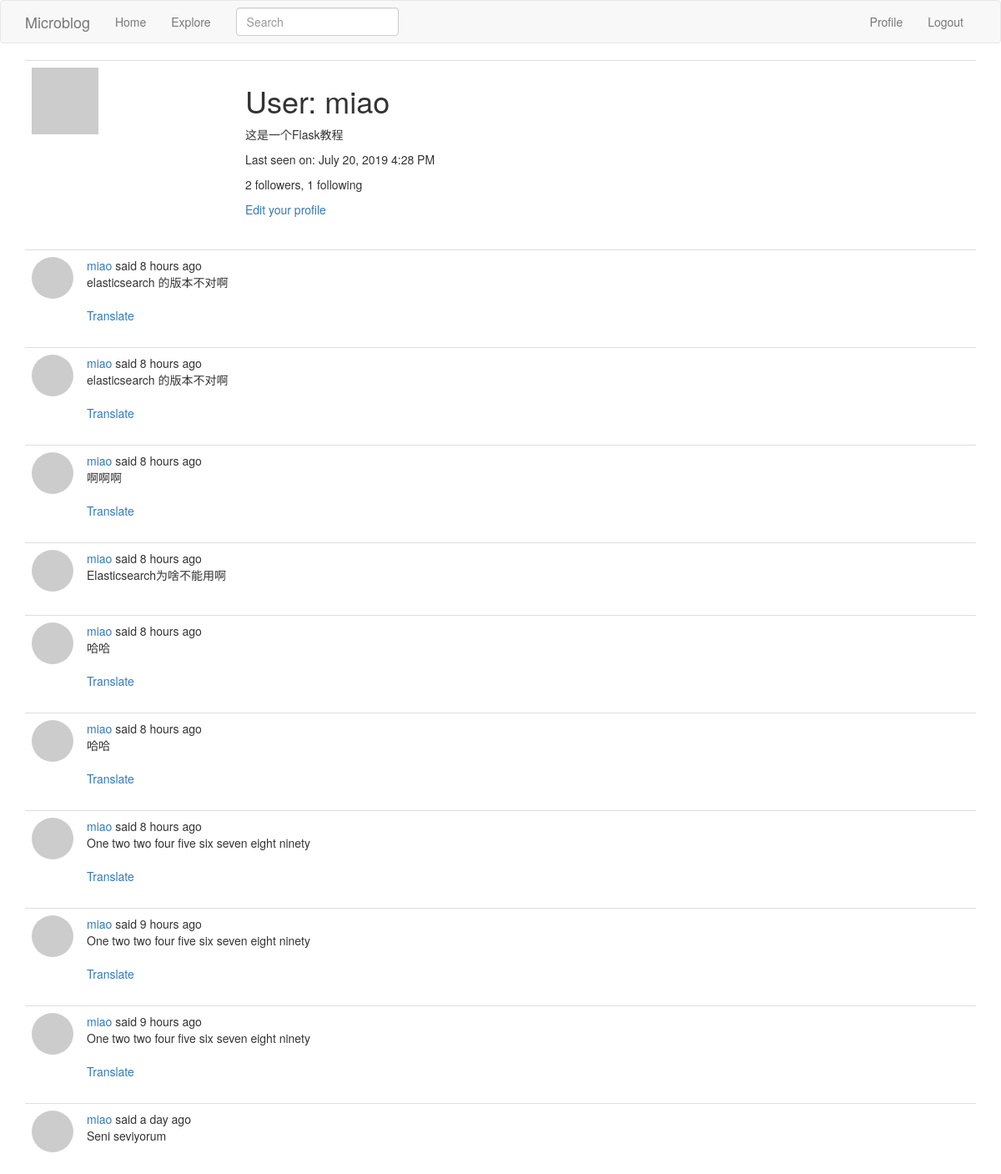
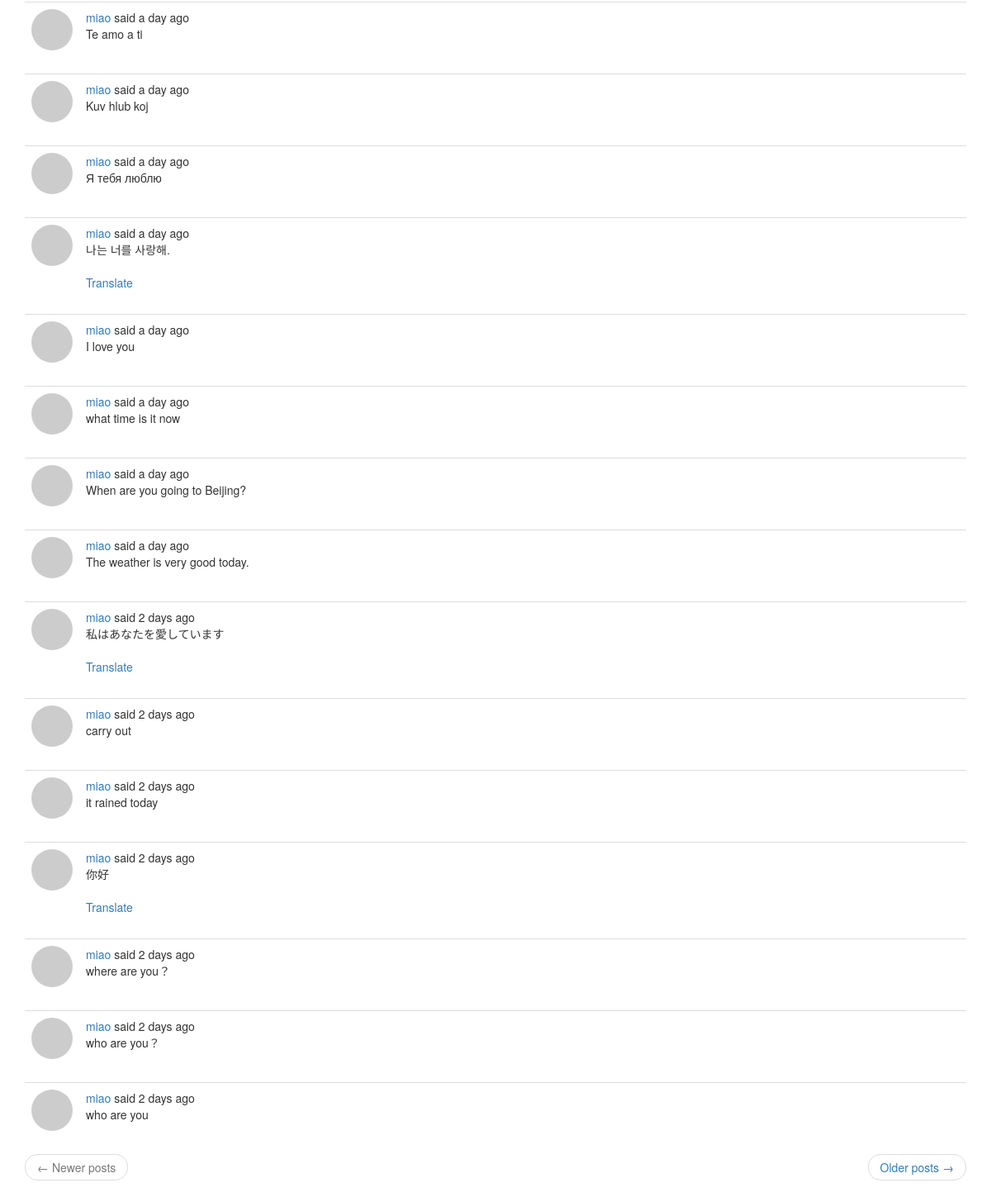
The page /User/miao (signed in) on the database its author committed (2 pictures, top to bottom).
### app/models.py (models this page shows, shortened)
class User(UserMixin, db.Model):
    id = db.Column(db.Integer, primary_key=True)  # 字段 id ，主键
    username = db.Column(db.String(64), index=True, unique=True)  # unique表示唯一的
    email = db.Column(db.String(120), index=True, unique=True)
    password_hash = db.Column(db.String(128))
    about_me = db.Column(db.String(140))
    last_seen = db.Column(db.DateTime, default=datetime.utcnow)  # 注意datetime.utcnow不要写成datetime.utcnow()
    posts = db.relationship('Post', backref='author', lazy='dynamic')
    followed = db.relationship(
        'User', secondary=followers,
        primaryjoin=(followers.c.follower_id == id),
        secondaryjoin=(followers.c.followed_id == id),
        backref=db.backref('followers', lazy='dynamic'), lazy='dynamic')
    def avatar(self, size):
        digest = md5(self.email.lower().encode('utf-8')).hexdigest()  # md5(b'miao@email.com').hexdigest()获取字符串的md5值
        return 'https://www.gravatar.com/avatar/{}?d=identicon&s={}'.format(digest, size)

class SearchableMixin(object):
    @classmethod
    def before_commit(cls, session):  # 在事务提交发生之前
        session._changes = {
            'add': list(session.new),
            'update': list(session.dirty),
            'delete': list(session.deleted)
        }
    @classmethod
    def after_commit(cls, session):  # 在事务提交发生之后
        for obj in session._changes['add']:
            if isinstance(obj, SearchableMixin):
                add_to_index(obj.__tablename__, obj)
        for obj in session._changes['update']:
            if isinstance(obj, SearchableMixin):
                add_to_index(obj.__tablename__, obj)
        for obj in session._changes['delete']:
            if isinstance(obj, SearchableMixin):
                remove_from_index(obj.__tablename__, obj)
        session._changes = None

class Post(SearchableMixin, db.Model):
    __searchable__ = ['body']  # 这个模型需要有body字段才能被索引,我添加的这个__searchable__属性只是一个变量，它没有任何关联的行为。 它只会帮助我以通用的方式编写索引函数。
    id = db.Column(db.Integer, primary_key=True)
    body = db.Column(db.String(140))
    timestamp = db.Column(db.DateTime, index=True, default=datetime.utcnow)
    user_id = db.Column(db.Integer, db.ForeignKey('user.id'))  # 初始化为user.id的外键,Flask-SQLAlchemy自动设置类名为小写来作为对应表的名称
    language = db.Column(db.String(5))  # 用户发表的动态的语言类型

### app/main/routes.py (the view)
@bp.route('/User/<username>')
@login_required  # 只能被已登录的用户访问
def user(username):
    user = User.query.filter_by(username=username).first_or_404()
    strart_page = request.args.get('page', 1, type=int)
    end_page = current_app.config['POSTS_PER_PAGE']
    posts = user.posts.order_by(Post.timestamp.desc()).paginate(strart_page, end_page, False)
    next_url = url_for('main.user', username=user.username, page=posts.next_num) if posts.has_next else None
    prev_url = url_for('main.user', username=user.username, page=posts.prev_num) if posts.has_prev else None
    return render_template('user.html', user=user, posts=posts.items, next_url=next_url, prev_url=prev_url)

### app/main/forms.py
class SearchForm(FlaskForm):
    q = StringField(_l('Search'), validators=[DataRequired()])
    def __init__(self, *args, **kwargs):
        if 'formdata' not in kwargs:
            kwargs['formdata'] = request.args
        if 'csrf_enabled' not in kwargs:
            kwargs['csrf_enabled'] = False
        super(SearchForm, self).__init__(*args, **kwargs)

### app/main/routes.py (called while the page is built)
@bp.before_app_request
def before_request():
    if current_user.is_authenticated:  # 当前用户是否已经登录
        current_user.last_seen = datetime.utcnow()
        db.session.commit()  # 不需要db.session.add()这句，因为当前用户已经存在数据库里了，当前用户是查询得到的
        g.search_form = SearchForm()
    g.locale = str(get_locale())

### app/models.py (called while the page is built)
@login.user_loader
def load_user(id):
    return User.query.get(int(id))

### app/templates/user.html
{% extends "base.html" %}
{% block app_content %}
    <table class="table table-hover">
        <tr>
            <td width="256px"><img src="{{ user.avatar(256) }}"></td>
            <td>
                <h1>{{ _('User') }}: {{ user.username }}</h1>
                {% if user.about_me %}<p>{{ user.about_me }}</p>{% endif %}
                {% if user.last_seen %}
                    <p>{{ _('Last seen on') }}: {{ moment(user.last_seen).format('LLL') }}</p>
                {% endif %}
                <p>{{ _('%(count)d followers', count=user.followers.count()) }}, {{ _('%(count)d following', count=user.followed.count()) }}</p>
                {% if user == current_user %}
                    <p><a href="{{ url_for('main.edit_profile') }}">{{ _('Edit your profile') }}</a></p>
                {% elif not current_user.is_following(user) %}
                    <p><a href="{{ url_for('main.follow', username=user.username) }}">{{ _('Follow') }}</a></p>
                {% else %}
                    <p><a href="{{ url_for('main.unfollow', username=user.username) }}">{{ _('Unfollow') }}</a></p>
                {% endif %}
            </td>
        </tr>
    </table>
    {% for post in posts %}
        {% include '_post.html' %}
    {% endfor %}
    <nav aria-label="...">
        <ul class="pager">
            <li class="previous{% if not prev_url %} disabled{% endif %}">
                <a href="{{ prev_url or '#' }}">
                    <span aria-hidden="true">&larr;</span> {{ _('Newer posts') }}
                </a>
            </li>
            <li class="next{% if not next_url %} disabled{% endif %}">
                <a href="{{ next_url or '#' }}">
                    {{ _('Older posts') }} <span aria-hidden="true">&rarr;</span>
                </a>
            </li>
        </ul>
    </nav>
{% endblock %}

### app/templates/base.html (shortened to what this page needs)
{% extends 'bootstrap/base.html' %}
{% block navbar %}
    <nav class="navbar navbar-default">
        <div class="container">
            <div class="navbar-header">
                <a class="navbar-brand" href="{{ url_for('main.index') }}">Microblog</a>
            </div>
            <div class="collapse navbar-collapse" id="bs-example-navbar-collapse-1">
                <ul class="nav navbar-nav">
                    <li><a href="{{ url_for('main.index') }}">{{ _('Home') }}</a></li>
                    <li><a href="{{ url_for('main.explore') }}">{{ _('Explore') }}</a></li>
                </ul>
                {% if g.search_form %}
                    <form class="navbar-form navbar-left" method="get"
                          action="{{ url_for('main.search') }}">
                        <div class="form-group">
                            {{ g.search_form.q(size=20, class='form-control',
                            placeholder=g.search_form.q.label.text) }}
                        </div>
                    </form>
                {% endif %}
                <ul class="nav navbar-nav navbar-right">
                    {% if current_user.is_anonymous %}
                        <li><a href="{{ url_for('auth.login') }}">{{ _('Login') }}</a></li>
                    {% else %}
                        <li><a href="{{ url_for('main.user', username=current_user.username) }}">{{ _('Profile') }}</a>
                        </li>
                        <li><a href="{{ url_for('auth.logout') }}">{{ _('Logout') }}</a></li>
                    {% endif %}
                </ul>
            </div>
        </div>
    </nav>
{% endblock %}
{% block content %}
    <div class="container">
        {% block app_content %}{% endblock %}
    </div>
{% endblock %}

### app/templates/_post.html (shortened to what this page needs)
<table class="table table-hover">
    <tr>
        <td width="50px">
            <a href="{{ url_for('main.user', username=post.author.username) }}">
                <div style="width: 50px;height: 50px; border-radius:50%;overflow: hidden;">
                    <img src="{{ post.author.avatar(50) }}"/>
                </div>
            </a>
        </td>
        <td>
            {{ _('%(username)s said %(when)s', username=user_link, when=moment(post.timestamp).fromNow()) }}
            <br>
            <span id="post{{ post.id }}">{{ post.body }}</span>
            {% if post.language and post.language != g.locale %}
                <br><br>
                <span id="translation{{ post.id }}">
                    <a href="javascript:translate(
                                '#post{{ post.id }}',
                                '#translation{{ post.id }}',
                                '{{ post.language }}',
                                '{{ g.locale }}');">{{ _('Translate') }}</a>
                </span>
            {% endif %}
        </td>
    </tr>
</table>

### rows shown on the page
User: username "miao", about_me "这是一个Flask教程", last_seen "July 20, 2019 4:28 PM"
Post: body "elasticsearch 的版本不对啊"
Post: body "elasticsearch 的版本不对啊"
Post: body "啊啊啊"
Post: body "Elasticsearch为啥不能用啊"
Post: body "哈哈"
Post: body "哈哈"
Post: body "One two two four five six seven eight ninety"
Post: body "One two two four five six seven eight ninety"
Post: body "One two two four five six seven eight ninety"
Post: body "Seni seviyorum"
Post: body "Te amo a ti"
Post: body "Kuv hlub koj"
Post: body "Я тебя люблю"
Post: body "나는 너를 사랑해."
Post: body "I love you"
Post: body "what time is it now"
Post: body "When are you going to Beijing?"
Post: body "The weather is very good today."
Post: body "私はあなたを愛しています"
Post: body "carry out"
Post: body "it rained today"
Post: body "你好"
Post: body "where are you？"
Post: body "who are you？"
Post: body "who are you"
